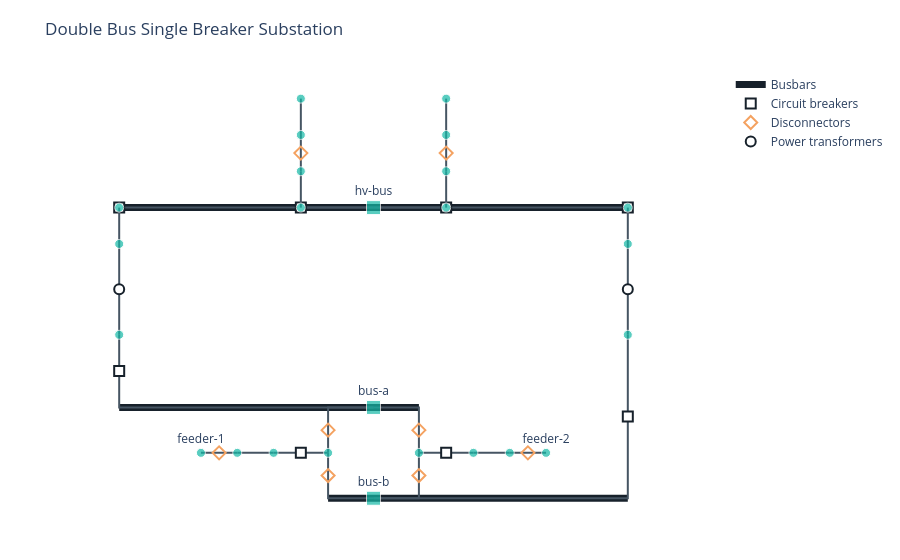

Notebook code cell kept with this figure:
### Markdown cell above
### Double Bus, Single Breaker

Each circuit has one breaker and can be selected onto either of two buses.

### Code cell
from IPython.display import display
from gdm.systems.substation import build_reference_design

system = build_reference_design('double_bus_single_breaker')
display(system.plot_schematic(show=False))

### Figure 1 — Plotly figure (JSON) as saved in the notebook; plotly's stock layout.template omitted (floating-point values rounded to 4 significant figures)
{"data": [{"hovertemplate": "<b>bus-a</b><br>Busbar<extra></extra>", "line": {"color": "#17212b", "width": 7}, "mode": "lines", "name": "Busbars", "showlegend": true, "type": "scatter", "x": [-7, 1.25], "y": [2.5, 2.5]}, {"hovertemplate": "<b>hv-bus</b><br>Busbar<extra></extra>", "line": {"color": "#17212b", "width": 7}, "mode": "lines", "name": "Busbars", "showlegend": false, "type": "scatter", "x": [-7, 7], "y": [8, 8]}, {"hovertemplate": "<b>bus-b</b><br>Busbar<extra></extra>", "line": {"color": "#17212b", "width": 7}, "mode": "lines", "name": "Busbars", "showlegend": false, "type": "scatter", "x": [-1.25, 7], "y": [0, 0]}, {"hoverinfo": "skip", "line": {"color": "#465563", "width": 2}, "mode": "lines", "name": "Connections - CircuitBreaker", "showlegend": false, "type": "scatter", "x": [0, -7, -7, null, 0, 7, 7, null, -1.25, -2.75, null, 1.25, 2.75, null, 0, -2, -2, null, 0, 2, 2, null, 0, -7, -7, null, 0, 7, 7, null], "y": [2.5, 2.5, 4.5, null, 0, 0, 4.5, null, 1.25, 1.25, null, 1.25, 1.25, null, 8, 8, 8, null, 8, 8, 8, null, 8, 8, 8, null, 8, 8, 8, null]}, {"hoverinfo": "text", "hovertext": ["<b>transformer-1-lv-breaker</b><br>CircuitBreaker", "<b>transformer-2-lv-breaker</b><br>CircuitBreaker", "<b>feeder-1-breaker</b><br>CircuitBreaker", "<b>feeder-2-breaker</b><br>CircuitBreaker", "<b>incoming-line-1-breaker</b><br>CircuitBreaker", "<b>incoming-line-2-breaker</b><br>CircuitBreaker", "<b>transformer-1-hv-breaker</b><br>CircuitBreaker", "<b>transformer-2-hv-breaker</b><br>CircuitBreaker"], "marker": {"color": "white", "line": {"color": "#17212b", "width": 2}, "size": 10, "symbol": "square"}, "mode": "markers", "name": "Circuit breakers", "type": "scatter", "x": [-7, 7, -2, 2, -2, 2, -7, 7], "y": [3.5, 2.25, 1.25, 1.25, 8, 8, 8, 8]}, {"hoverinfo": "skip", "line": {"color": "#465563", "width": 2}, "mode": "lines", "name": "Connections - Disconnector", "showlegend": false, "type": "scatter", "x": [0, -1.25, -1.25, null, 0, 1.25, 1.25, null, 0, -1.25, -1.25, null, 0, 1.25, 1.25, null, -2, -2, null, 2, 2, null, -3.75, -4.75, null, 3.75, 4.75, null], "y": [2.5, 2.5, 1.25, null, 2.5, 2.5, 1.25, null, 0, 0, 1.25, null, 0, 0, 1.25, null, 10, 9, null, 10, 9, null, 1.25, 1.25, null, 1.25, 1.25, null]}, {"hoverinfo": "text", "hovertext": ["<b>feeder-1-bus-a-disconnector</b><br>Disconnector", "<b>feeder-2-bus-a-disconnector</b><br>Disconnector", "<b>feeder-1-bus-b-disconnector</b><br>Disconnector", "<b>feeder-2-bus-b-disconnector</b><br>Disconnector", "<b>incoming-line-1-isolator</b><br>Disconnector", "<b>incoming-line-2-isolator</b><br>Disconnector", "<b>feeder-1-line-disconnector</b><br>Disconnector", "<b>feeder-2-line-disconnector</b><br>Disconnector"], "marker": {"color": "#f4a261", "line": {"color": "#17212b", "width": 2}, "size": 10, "symbol": "diamond-open"}, "mode": "markers", "name": "Disconnectors", "type": "scatter", "x": [-1.25, 1.25, -1.25, 1.25, -2, 2, -4.25, 4.25], "y": [1.875, 1.875, 0.625, 0.625, 9.5, 9.5, 1.25, 1.25]}, {"hoverinfo": "skip", "line": {"color": "#465563", "width": 2}, "mode": "lines", "name": "Connections - InstrumentTransformer", "showlegend": false, "type": "scatter", "x": [-2.75, -3.75, null, 2.75, 3.75, null, -2, -2, null, 2, 2, null, -7, -7, null, 7, 7, null], "y": [1.25, 1.25, null, 1.25, 1.25, null, 9, 8, null, 9, 8, null, 8, 7, null, 8, 7, null]}, {"hoverinfo": "skip", "line": {"color": "#465563", "width": 2}, "mode": "lines", "name": "Connections - LineTrap", "showlegend": false, "type": "scatter", "x": [-2, -2, null, 2, 2, null], "y": [11, 10, null, 11, 10, null]}, {"hoverinfo": "skip", "line": {"color": "#465563", "width": 2}, "mode": "lines", "name": "Connections - PowerTransformer", "showlegend": false, "type": "scatter", "x": [-7, -7, null, 7, 7, null], "y": [7, 4.5, null, 7, 4.5, null]}, {"hoverinfo": "text", "hovertext": ["<b>transformer-1</b><br>PowerTransformer", "<b>transformer-2</b><br>PowerTransformer"], "marker": {"color": "white", "line": {"color": "#17212b", "width": 2}, "size": 10, "symbol": "circle"}, "mode": "markers", "name": "Power transformers", "type": "scatter", "x": [-7, 7], "y": [5.75, 5.75]}, {"hoverinfo": "text", "hovertext": ["<b>bus-a</b><br>busbar<br>A,B,C<br>12.47 kV", "<b>bus-b</b><br>busbar<br>A,B,C<br>12.47 kV", "<b>feeder-1-breaker-node</b><br>junction<br>A,B,C<br>12.47 kV", "<b>feeder-1-node</b><br>junction<br>A,B,C<br>12.47 kV", "<b>feeder-2-breaker-node</b><br>junction<br>A,B,C<br>12.47 kV", "<b>feeder-2-node</b><br>junction<br>A,B,C<br>12.47 kV", "<b>hv-bus</b><br>busbar<br>A,B,C<br>69.0 kV", "<b>incoming-line-1-line-node</b><br>junction<br>A,B,C<br>69.0 kV", "<b>incoming-line-1-trap-node</b><br>junction<br>A,B,C<br>69.0 kV", "<b>incoming-line-1-isolator-node</b><br>junction<br>A,B,C<br>69.0 kV", "<b>incoming-line-1-ct-node</b><br>junction<br>A,B,C<br>69.0 kV", "<b>incoming-line-2-line-node</b><br>junction<br>A,B,C<br>69.0 kV", "<b>incoming-line-2-trap-node</b><br>junction<br>A,B,C<br>69.0 kV", "<b>incoming-line-2-isolator-node</b><br>junction<br>A,B,C<br>69.0 kV", "<b>incoming-line-2-ct-node</b><br>junction<br>A,B,C<br>69.0 kV", "<b>transformer-1-hv-node</b><br>junction<br>A,B,C<br>69.0 kV", "<b>transformer-1-hv-winding-node</b><br>junction<br>A,B,C<br>69.0 kV", "<b>transformer-1-lv-winding-node</b><br>junction<br>A,B,C<br>12.47 kV", "<b>transformer-2-hv-node</b><br>junction<br>A,B,C<br>69.0 kV", "<b>transformer-2-hv-winding-node</b><br>junction<br>A,B,C<br>69.0 kV", "<b>transformer-2-lv-winding-node</b><br>junction<br>A,B,C<br>12.47 kV", "<b>feeder-1-ct-node</b><br>junction<br>A,B,C<br>12.47 kV", "<b>feeder-1-line-node</b><br>junction<br>A,B,C<br>12.47 kV", "<b>feeder-2-ct-node</b><br>junction<br>A,B,C<br>12.47 kV", "<b>feeder-2-line-node</b><br>junction<br>A,B,C<br>12.47 kV"], "marker": {"color": "#14b8a6", "line": {"color": "white", "width": 1}, "size": [14, 14, 9, 9, 9, 9, 14, 9, 9, 9, 9, 9, 9, 9, 9, 9, 9, 9, 9, 9, 9, 9, 9, 9, 9], "symbol": ["square", "square", "circle", "circle", "circle", "circle", "square", "circle", "circle", "circle", "circle", "circle", "circle", "circle", "circle", "circle", "circle", "circle", "circle", "circle", "circle", "circle", "circle", "circle", "circle"]}, "mode": "markers+text", "name": "Busbar sections", "showlegend": false, "text": ["bus-a", "bus-b", "", "", "", "", "hv-bus", "", "", "", "", "", "", "", "", "", "", "", "", "", "", "", "feeder-1", "", "feeder-2"], "textposition": "top center", "type": "scatter", "x": [0.0, 0.0, -1.25, -2.75, 1.25, 2.75, 0.0, -2.0, -2.0, -2.0, -2.0, 2.0, 2.0, 2.0, 2.0, -7.0, -7.0, -7.0, 7.0, 7.0, 7.0, -3.75, -4.75, 3.75, 4.75], "y": [2.5, 0.0, 1.25, 1.25, 1.25, 1.25, 8.0, 11.0, 10.0, 9.0, 8.0, 11.0, 10.0, 9.0, 8.0, 8.0, 7.0, 4.5, 8.0, 7.0, 4.5, 1.25, 1.25, 1.25, 1.25]}], "layout": {"margin": {"b": 30, "l": 30, "r": 30, "t": 70}, "paper_bgcolor": "white", "plot_bgcolor": "white", "showlegend": true, "title": {"text": "Double Bus Single Breaker Substation"}, "xaxis": {"showgrid": false, "showticklabels": false, "visible": false, "zeroline": false}, "yaxis": {"scaleanchor": "x", "scaleratio": 1, "showgrid": false, "showticklabels": false, "visible": false, "zeroline": false}}}
